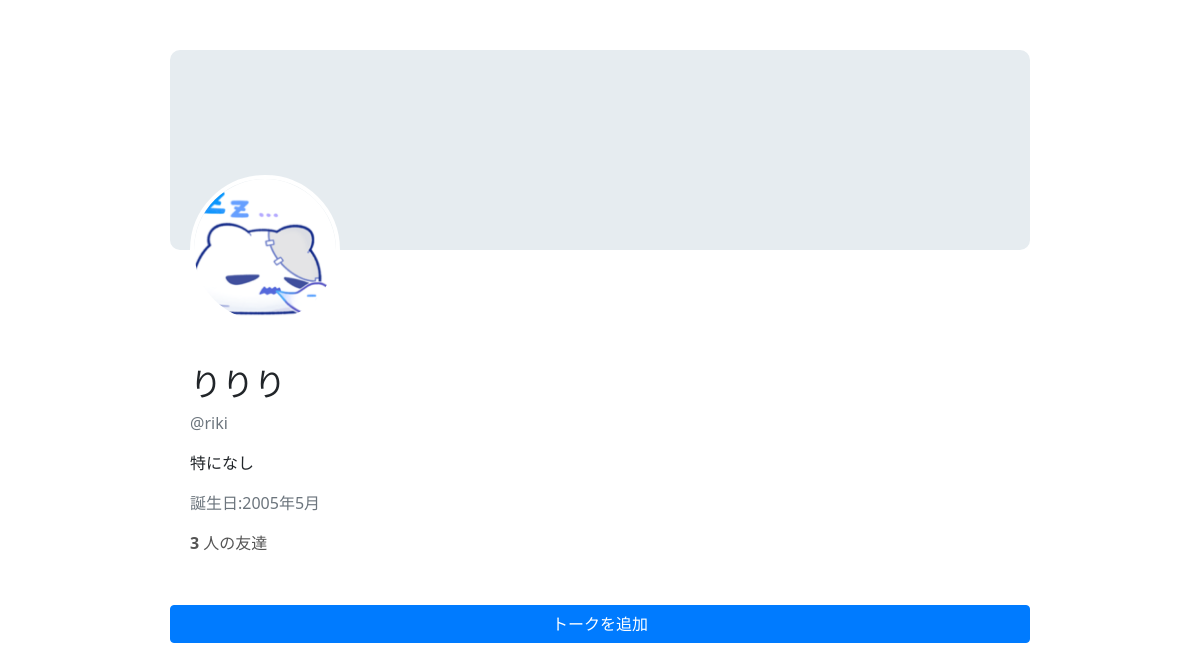
Page /home/riki/りりり-profile/ on the committed database.
### chat/models.py (models this page shows)
class MyProfile(models.Model):
    name = models.CharField(max_length=100)
    email = models.CharField(max_length=100)
    user_id  = models.CharField(max_length=100)
    nickname = models.CharField(max_length=100)
    profile = models.CharField(max_length=100,null = True,blank = True)
    birthday = models.DateField(max_length=100,default=date(1950, 1, 1))
    room_ids = models.JSONField(default=list,null = True,blank = True)
    avater = models.ImageField(upload_to='avatars/', null=True, blank=True)

### chat/views.py (the view)
# urls.py: path('home/<str:username>/<str:nickname>-profile/', views.profile, name='profile'),
def profile(request,username,nickname):
    profile = MyProfile.objects.get(nickname= nickname)
    return render(request,'profile/profile.html',{'profile':profile,'username':username})

### templates/profile/profile.html (shortened to what this page needs)
<!DOCTYPE html>
<html lang="ja">
<head>
  <link rel="stylesheet" href="https://stackpath.bootstrapcdn.com/bootstrap/4.5.2/css/bootstrap.min.css">
</head>
<body>
<div class="container">
  <div class="cover">
    {% if profile and profile.avater %}
      <img src="{{ profile.avater.url }}" alt="プロフィール画像" class="avatar">
    {% else %}
      <div class="avatar" style="background-color:#ccc;"></div>
    {% endif %}
  </div>
  <div class="profile-content">
    {% if profile %}
      <h2>{{ profile.nickname }}</h2>
      <p class="text-muted">@{{ username }}</p>
      <p>{{ profile.profile }}</p>
      <p class="text-muted">誕生日:{{ profile.birthday|date:"Y年n月" }}</p>
      <div class="stats">
        <span><strong>{{ profile.room_ids|length }}</strong> 人の友達</span>
      </div>
    {% else %}
      <p>プロフィールがまだ作成されていません。</p>
      <a href="{% url 'myprofile_add' username %}" class="btn btn-success">プロフィールを作成</a>
    {% endif %}
  </div>
  <div class="add-chat-btn">
    <form action="personal_chat_add_home" method="POST">
      <input type="submit" value="トークを追加" class="btn btn-primary btn-block">
    </form>
  </div>
</div>
</body>
</html>

### templates/profile/profile.html (style rules this page uses)
body { background-color: #fff; font-family: 'Segoe UI', Roboto, Helvetica, Arial, sans-serif; }
.container { max-width: 900px; margin: 30px auto; padding: 20px; }
.cover { background-color: #e6ecf0; height: 200px; position: relative; border-radius: 10px; margin-bottom: 20px; }
.avatar { width: 150px; height: 150px; border-radius: 50%; border: 4px solid #fff; position: absolute; bottom: -75px; left: 20px; object-fit: cover; }
.profile-content { padding: 95px 20px 20px 20px; }
.stats span { margin-right: 15px; color: #555; }
.add-chat-btn { display: block; margin-top: 30px; width: 100%; text-align: center; }

### rows in the picture
MyProfile: avater (picture), nickname "りりり", name "riki", profile "特になし", birthday "2005年5月", room_ids|length "3"
